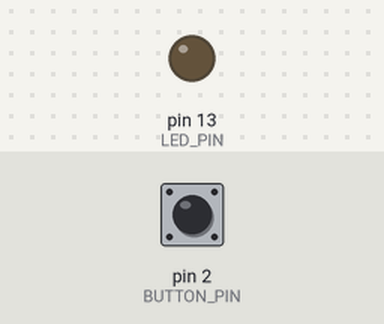
Bench run of a sketch on a simulated Arduino Uno, built with avr-gcc and run on an emulated ATmega328P. On the bench: output pins drawn as LEDs (lit = HIGH). Inputs (shaded band) come from the test bench; at power-on: pin 2 (BUTTON_PIN) HIGH.

Above: at 1.2 s.
1.3 s: pin 2 (BUTTON_PIN) pulled LOW for 0.15 s
At 1.8 s:
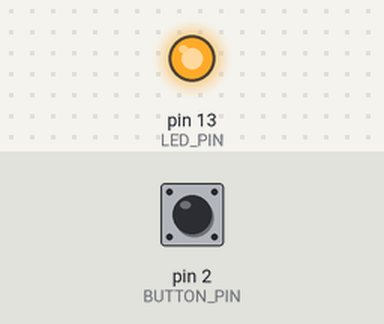
2.9 s: pin 2 (BUTTON_PIN) pulled LOW for 1 s
At 4.2 s:
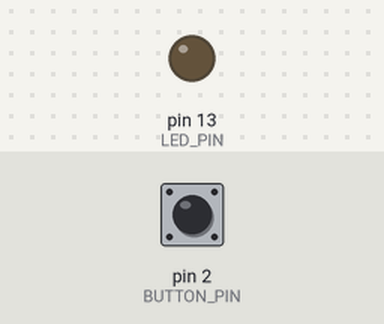
5.4 s: pin 2 (BUTTON_PIN) pulled LOW for 3.2 s
At 6.1 s:
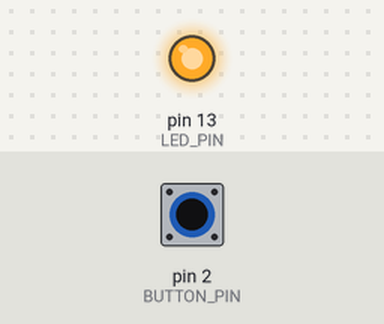
Timing chart, 0 to 8.4 s (numbered marks = the images above; inputs shaded):
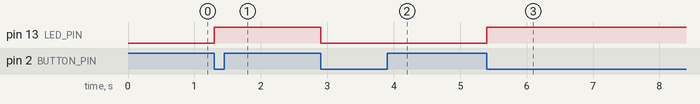

Measured:
- after the input at 1.3 s, pin 13 (LED_PIN): LOW → HIGH at once
- after the input at 2.9 s, pin 13 (LED_PIN): HIGH → LOW at once
- after the input at 5.4 s, pin 13 (LED_PIN): LOW → HIGH at once

The sketch:

physical_interrupt.ino
```cpp
/*
 * Physical Interrupt — Button Interrupt for LED Toggle
 *
 * Uses an external hardware interrupt to toggle an LED each time
 * the button is pressed — no polling required.
 *
 * Circuit:
 *   - LED → pin 13 → 220Ω resistor → GND
 *   - Button → pin 2 (INT0) → GND (internal pull-up enabled)
 *
 * Tinkercad: https://www.tinkercad.com/things/eL6uvw21iWT-physicalinterrupt
 */

volatile bool ledState = false;

const int LED_PIN    = 13;
const int BUTTON_PIN = 2;

// Interrupt Service Routine — called on FALLING edge (button press)
void toggleLED() {
  ledState = !ledState;
}

void setup() {
  pinMode(LED_PIN, OUTPUT);
  pinMode(BUTTON_PIN, INPUT_PULLUP);

  // Attach interrupt to pin 2 (INT0), trigger on FALLING edge
  attachInterrupt(digitalPinToInterrupt(BUTTON_PIN), toggleLED, FALLING);
}

void loop() {
  digitalWrite(LED_PIN, ledState ? HIGH : LOW);
}
```
